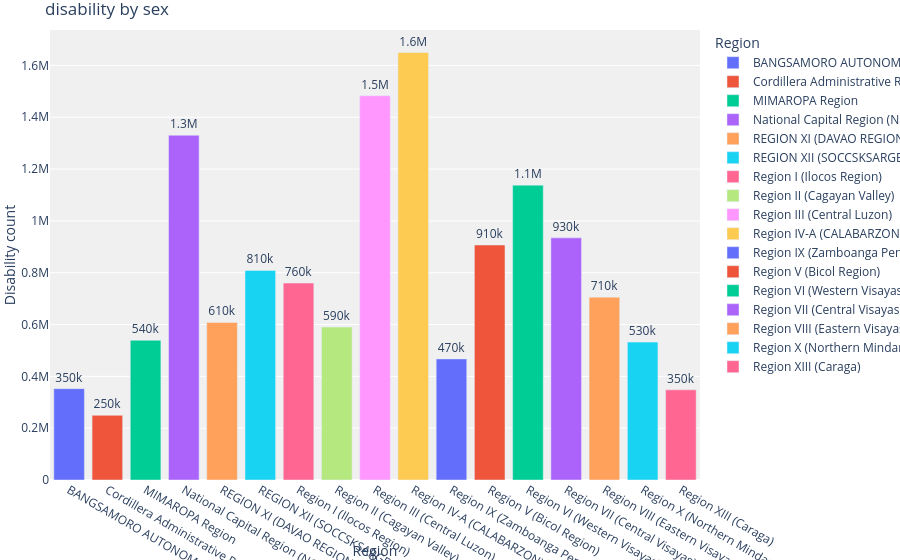

Notebook code cell kept with this figure:
### Code cell
px.bar(disability,x="Disability",y="Household Population 5 Years Old and Over with Functional Difficulty",
       color="Sex",title="disability by sex",
       labels={"Disability":"Disability type",
               "Household Population 5 Years Old and Over with Functional Difficulty":"Disability count"}
               ,barmode="group")





fig=px.bar(bar_disability,x="Region",y="Household Population 5 Years Old and Over with Functional Difficulty",
       color="Region",title="disability by sex",
       labels={"Disability":"Disability type",
               "Household Population 5 Years Old and Over with Functional Difficulty":"Disability count"},
               text="Household Population 5 Years Old and Over with Functional Difficulty"
               )
fig.update_traces(texttemplate="%{text:.2s}",textposition="outside")
fig.update_layout(uniformtext_minsize=10, uniformtext_mode="hide")
fig.update_layout(margin=dict(autoexpand=False,l=50,r=200,t=30),autosize=True,showlegend=True,
                   plot_bgcolor="#F0F0F0")
fig

### Figure 1 — Plotly figure (JSON) as saved in the notebook; plotly's stock layout.template omitted (floating-point values rounded to 4 significant figures)
{"data": [{"hovertemplate": "Region=%{x}<br>Disability count=%{text}<extra></extra>", "legendgroup": "BANGSAMORO AUTONOMOUS REGION IN MUSLIM MINDANAO (BARMM)", "marker": {"color": "#636efa", "pattern": {"shape": ""}}, "name": "BANGSAMORO AUTONOMOUS REGION IN MUSLIM MINDANAO (BARMM)", "orientation": "v", "showlegend": true, "text": [352600.0], "textposition": "outside", "texttemplate": "%{text:.2s}", "type": "bar", "x": ["BANGSAMORO AUTONOMOUS REGION IN MUSLIM MINDANAO (BARMM)"], "xaxis": "x", "y": [352584], "yaxis": "y"}, {"hovertemplate": "Region=%{x}<br>Disability count=%{text}<extra></extra>", "legendgroup": "Cordillera Administrative Region (CAR)", "marker": {"color": "#EF553B", "pattern": {"shape": ""}}, "name": "Cordillera Administrative Region (CAR)", "orientation": "v", "showlegend": true, "text": [249600.0], "textposition": "outside", "texttemplate": "%{text:.2s}", "type": "bar", "x": ["Cordillera Administrative Region (CAR)"], "xaxis": "x", "y": [249644], "yaxis": "y"}, {"hovertemplate": "Region=%{x}<br>Disability count=%{text}<extra></extra>", "legendgroup": "MIMAROPA Region", "marker": {"color": "#00cc96", "pattern": {"shape": ""}}, "name": "MIMAROPA Region", "orientation": "v", "showlegend": true, "text": [539100.0], "textposition": "outside", "texttemplate": "%{text:.2s}", "type": "bar", "x": ["MIMAROPA Region"], "xaxis": "x", "y": [539083], "yaxis": "y"}, {"hovertemplate": "Region=%{x}<br>Disability count=%{text}<extra></extra>", "legendgroup": "National Capital Region (NCR)", "marker": {"color": "#ab63fa", "pattern": {"shape": ""}}, "name": "National Capital Region (NCR)", "orientation": "v", "showlegend": true, "text": [1330000.0], "textposition": "outside", "texttemplate": "%{text:.2s}", "type": "bar", "x": ["National Capital Region (NCR)"], "xaxis": "x", "y": [1330494], "yaxis": "y"}, {"hovertemplate": "Region=%{x}<br>Disability count=%{text}<extra></extra>", "legendgroup": "REGION XI (DAVAO REGION)", "marker": {"color": "#FFA15A", "pattern": {"shape": ""}}, "name": "REGION XI (DAVAO REGION)", "orientation": "v", "showlegend": true, "text": [608200.0], "textposition": "outside", "texttemplate": "%{text:.2s}", "type": "bar", "x": ["REGION XI (DAVAO REGION)"], "xaxis": "x", "y": [608202], "yaxis": "y"}, {"hovertemplate": "Region=%{x}<br>Disability count=%{text}<extra></extra>", "legendgroup": "REGION XII (SOCCSKSARGEN)", "marker": {"color": "#19d3f3", "pattern": {"shape": ""}}, "name": "REGION XII (SOCCSKSARGEN)", "orientation": "v", "showlegend": true, "text": [808600.0], "textposition": "outside", "texttemplate": "%{text:.2s}", "type": "bar", "x": ["REGION XII (SOCCSKSARGEN)"], "xaxis": "x", "y": [808570], "yaxis": "y"}, {"hovertemplate": "Region=%{x}<br>Disability count=%{text}<extra></extra>", "legendgroup": "Region I (Ilocos Region)", "marker": {"color": "#FF6692", "pattern": {"shape": ""}}, "name": "Region I (Ilocos Region)", "orientation": "v", "showlegend": true, "text": [759900.0], "textposition": "outside", "texttemplate": "%{text:.2s}", "type": "bar", "x": ["Region I (Ilocos Region)"], "xaxis": "x", "y": [759896], "yaxis": "y"}, {"hovertemplate": "Region=%{x}<br>Disability count=%{text}<extra></extra>", "legendgroup": "Region II (Cagayan Valley)", "marker": {"color": "#B6E880", "pattern": {"shape": ""}}, "name": "Region II (Cagayan Valley)", "orientation": "v", "showlegend": true, "text": [590000.0], "textposition": "outside", "texttemplate": "%{text:.2s}", "type": "bar", "x": ["Region II (Cagayan Valley)"], "xaxis": "x", "y": [590029], "yaxis": "y"}, {"hovertemplate": "Region=%{x}<br>Disability count=%{text}<extra></extra>", "legendgroup": "Region III (Central Luzon)", "marker": {"color": "#FF97FF", "pattern": {"shape": ""}}, "name": "Region III (Central Luzon)", "orientation": "v", "showlegend": true, "text": [1483000.0], "textposition": "outside", "texttemplate": "%{text:.2s}", "type": "bar", "x": ["Region III (Central Luzon)"], "xaxis": "x", "y": [1482790], "yaxis": "y"}, {"hovertemplate": "Region=%{x}<br>Disability count=%{text}<extra></extra>", "legendgroup": "Region IV-A (CALABARZON)", "marker": {"color": "#FECB52", "pattern": {"shape": ""}}, "name": "Region IV-A (CALABARZON)", "orientation": "v", "showlegend": true, "text": [1650000.0], "textposition": "outside", "texttemplate": "%{text:.2s}", "type": "bar", "x": ["Region IV-A (CALABARZON)"], "xaxis": "x", "y": [1649789], "yaxis": "y"}, {"hovertemplate": "Region=%{x}<br>Disability count=%{text}<extra></extra>", "legendgroup": "Region IX (Zamboanga Peninsula)", "marker": {"color": "#636efa", "pattern": {"shape": ""}}, "name": "Region IX (Zamboanga Peninsula)", "orientation": "v", "showlegend": true, "text": [467300.0], "textposition": "outside", "texttemplate": "%{text:.2s}", "type": "bar", "x": ["Region IX (Zamboanga Peninsula)"], "xaxis": "x", "y": [467310], "yaxis": "y"}, {"hovertemplate": "Region=%{x}<br>Disability count=%{text}<extra></extra>", "legendgroup": "Region V (Bicol Region)", "marker": {"color": "#EF553B", "pattern": {"shape": ""}}, "name": "Region V (Bicol Region)", "orientation": "v", "showlegend": true, "text": [906900.0], "textposition": "outside", "texttemplate": "%{text:.2s}", "type": "bar", "x": ["Region V (Bicol Region)"], "xaxis": "x", "y": [906942], "yaxis": "y"}, {"hovertemplate": "Region=%{x}<br>Disability count=%{text}<extra></extra>", "legendgroup": "Region VI (Western Visayas)", "marker": {"color": "#00cc96", "pattern": {"shape": ""}}, "name": "Region VI (Western Visayas)", "orientation": "v", "showlegend": true, "text": [1138000.0], "textposition": "outside", "texttemplate": "%{text:.2s}", "type": "bar", "x": ["Region VI (Western Visayas)"], "xaxis": "x", "y": [1137917], "yaxis": "y"}, {"hovertemplate": "Region=%{x}<br>Disability count=%{text}<extra></extra>", "legendgroup": "Region VII (Central Visayas)", "marker": {"color": "#ab63fa", "pattern": {"shape": ""}}, "name": "Region VII (Central Visayas)", "orientation": "v", "showlegend": true, "text": [934400.0], "textposition": "outside", "texttemplate": "%{text:.2s}", "type": "bar", "x": ["Region VII (Central Visayas)"], "xaxis": "x", "y": [934429], "yaxis": "y"}, {"hovertemplate": "Region=%{x}<br>Disability count=%{text}<extra></extra>", "legendgroup": "Region VIII (Eastern Visayas)", "marker": {"color": "#FFA15A", "pattern": {"shape": ""}}, "name": "Region VIII (Eastern Visayas)", "orientation": "v", "showlegend": true, "text": [705500.0], "textposition": "outside", "texttemplate": "%{text:.2s}", "type": "bar", "x": ["Region VIII (Eastern Visayas)"], "xaxis": "x", "y": [705474], "yaxis": "y"}, {"hovertemplate": "Region=%{x}<br>Disability count=%{text}<extra></extra>", "legendgroup": "Region X (Northern Mindanao)", "marker": {"color": "#19d3f3", "pattern": {"shape": ""}}, "name": "Region X (Northern Mindanao)", "orientation": "v", "showlegend": true, "text": [532100.0], "textposition": "outside", "texttemplate": "%{text:.2s}", "type": "bar", "x": ["Region X (Northern Mindanao)"], "xaxis": "x", "y": [532093], "yaxis": "y"}, {"hovertemplate": "Region=%{x}<br>Disability count=%{text}<extra></extra>", "legendgroup": "Region XIII (Caraga)", "marker": {"color": "#FF6692", "pattern": {"shape": ""}}, "name": "Region XIII (Caraga)", "orientation": "v", "showlegend": true, "text": [347900.0], "textposition": "outside", "texttemplate": "%{text:.2s}", "type": "bar", "x": ["Region XIII (Caraga)"], "xaxis": "x", "y": [347928], "yaxis": "y"}], "layout": {"autosize": true, "barmode": "relative", "legend": {"title": {"text": "Region"}, "tracegroupgap": 0}, "margin": {"autoexpand": false, "l": 50, "r": 200, "t": 30}, "plot_bgcolor": "#F0F0F0", "showlegend": true, "title": {"text": "disability by sex"}, "uniformtext": {"minsize": 10, "mode": "hide"}, "xaxis": {"anchor": "y", "categoryarray": ["BANGSAMORO AUTONOMOUS REGION IN MUSLIM MINDANAO (BARMM)", "Cordillera Administrative Region (CAR)", "MIMAROPA Region", "National Capital Region (NCR)", "REGION XI (DAVAO REGION)", "REGION XII (SOCCSKSARGEN)", "Region I (Ilocos Region)", "Region II (Cagayan Valley)", "Region III (Central Luzon)", "Region IV-A (CALABARZON)", "Region IX (Zamboanga Peninsula)", "Region V (Bicol Region)", "Region VI (Western Visayas)", "Region VII (Central Visayas)", "Region VIII (Eastern Visayas)", "Region X (Northern Mindanao)", "Region XIII (Caraga)"], "categoryorder": "array", "domain": [0, 1], "title": {"text": "Region"}}, "yaxis": {"anchor": "x", "domain": [0, 1], "title": {"text": "Disability count"}}}}
